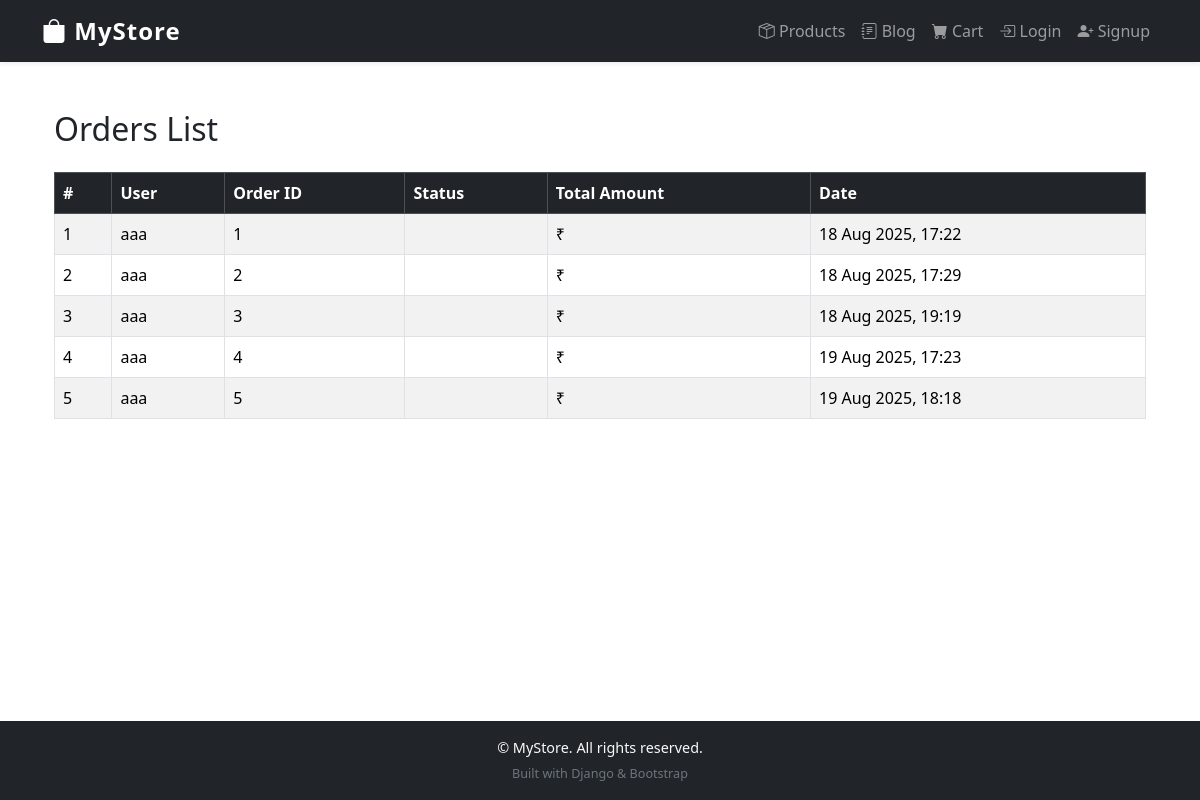
The page /adminpanel/orders/ on the database its author committed.
### orders/models.py (models this page shows, shortened)
class Order(models.Model):
    user = models.ForeignKey(
        settings.AUTH_USER_MODEL,   # ✅ Correct way
        on_delete=models.CASCADE,
        related_name='orders'   # ✅ custom related_name
    )
    full_name = models.CharField(max_length=200)
    email = models.EmailField(null=True, blank=True)
    phone = models.CharField(max_length=20, null=True, blank=True)
    address = models.TextField()
    city = models.CharField(max_length=100)
    postal_code = models.CharField(max_length=20)
    created_at = models.DateTimeField(auto_now_add=True)
    paid = models.BooleanField(default=False)

### accounts/models.py (models this page shows, shortened)
class User(AbstractBaseUser):
    name = models.CharField(max_length=255 ,default="Anonymous")  # ✅ Added name field
    email = models.EmailField(unique=True)
    is_active = models.BooleanField(default=True)
    is_admin = models.BooleanField(default=False)
    USERNAME_FIELD = 'email'
    REQUIRED_FIELDS = ['name']  # ✅ Require name  for creates
    objects = UserManager()

### adminpanel/views.py (the view)
# urls.py: path('orders/', views.order_list, name='order_list'),
def order_list(request):
    orders = Order.objects.all().select_related("user")
    return render(request, "orders/order_list.html", {"orders": orders})

### orders/templates/orders/order_list.html
{% extends "base.html" %}
{% load static %}
{% block content %}
<div class="container mt-4">
    <h2 class="mb-4">Orders List</h2>
    {% if orders %}
    <table class="table table-striped table-bordered">
        <thead class="table-dark">
            <tr>
                <th>#</th>
                <th>User</th>
                <th>Order ID</th>
                <th>Status</th>
                <th>Total Amount</th>
                <th>Date</th>
            </tr>
        </thead>
        <tbody>
            {% for order in orders %}
            <tr>
                <td>{{ forloop.counter }}</td>
                <td>{{ order.user.name }}</td>
                <td>{{ order.id }}</td>
                <td>{{ order.status}}</td>
                <td>₹{{ order.total_amount }}</td>
                <td>{{ order.created_at|date:"d M Y, H:i" }}</td>
            </tr>
            {% endfor %}
        </tbody>
    </table>
    {% else %}
        <p>No orders found.</p>
    {% endif %}
</div>
{% endblock %}

### static/css/style.css (style rules this page uses)
body { font-family: 'Segoe UI', Tahoma, Geneva, Verdana, sans-serif; }

### rows shown on the page
Order: user.name "aaa", id "1", created_at "18 Aug 2025, 17:22"
Order: user.name "aaa", id "2", created_at "18 Aug 2025, 17:29"
Order: user.name "aaa", id "3", created_at "18 Aug 2025, 19:19"
Order: user.name "aaa", id "4", created_at "19 Aug 2025, 17:23"
Order: user.name "aaa", id "5", created_at "19 Aug 2025, 18:18"
